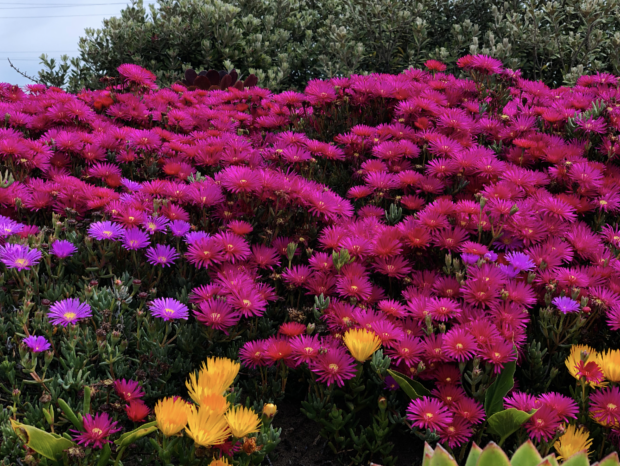
#> input picture images/sample_img.jpg, 620 x 466 px
$ python python_img_fft.py
#> lines starting #> are read from the running program, lines starting #| are printed output that depends on the picture
import numpy as np
from PIL import Image
import matplotlib.pyplot as plt
import cv2, os


# image for input
def perform_fft(img):
    # computes fast fourier transform
    fft_result = np.fft.fft2(img)
    # real and imaginary components after performing fft
    real_part = np.real(fft_result)
    imag_part = np.imag(fft_result)
    # output
    return real_part, imag_part


# define paths
script_dir = os.path.dirname(os.path.abspath(__file__))
img_folder = "images"
img = "sample_img.jpg"
imgFolder = os.path.join(script_dir, img_folder)
inputImg = os.path.join(imgFolder, img)

# load original image
original_img = cv2.imread(inputImg)
#> original_img is the input picture: shape (466, 620, 3); mean B, G, R 62.7, 45.8, 96.8
if original_img is None:
    raise FileNotFoundError(f"Image at path {inputImg} not found")

# convert the image to grayscale for FFT processing
grayscale_image = cv2.cvtColor(original_img, cv2.COLOR_BGR2GRAY)
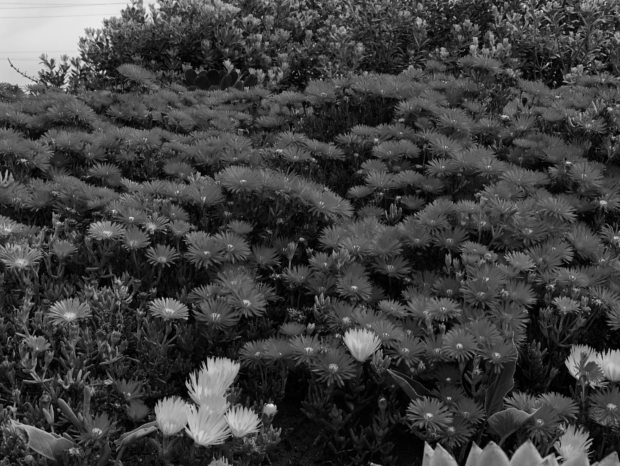
#> grayscale_image: shape (466, 620); min 0, max 234, mean 63

# perform FFT
real, imag = perform_fft(grayscale_image)
magnitude = np.log1p(np.abs(real))
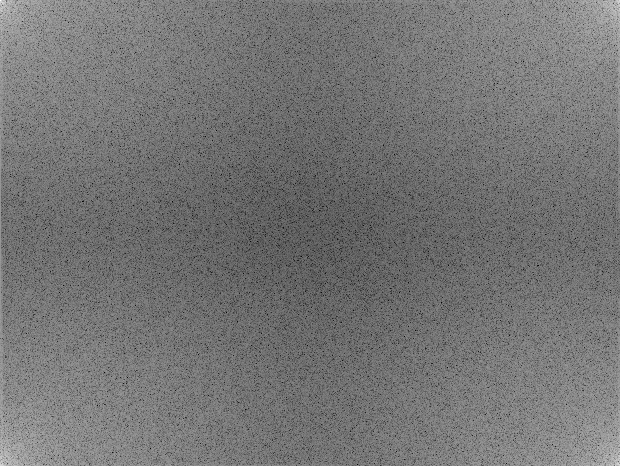
#> magnitude: shape (466, 620) float64; min 0.0189, max 16.72, mean 7.68; drawn with min black and max white
phase = np.angle(real)
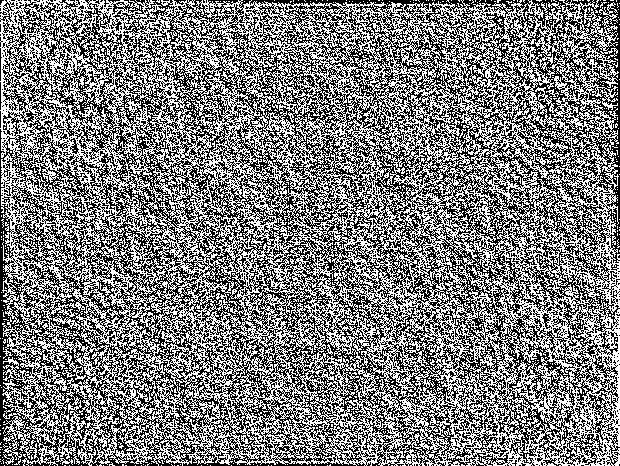
#> phase: shape (466, 620) float64; values 0 (black) and 3.14 (white), 49.3% white in thin lines or dots

# display the original colorful image and transformed images
plt.figure(figsize=(16, 8))

plt.subplot(1, 3, 1)
# convert BGR to RGB for correct color display
plt.imshow(cv2.cvtColor(original_img, cv2.COLOR_BGR2RGB))
plt.title("Original Image")

plt.subplot(1, 3, 2)
plt.imshow(magnitude, cmap="gray")
plt.title("FFT Magnitude (Python)")

plt.subplot(1, 3, 3)
plt.imshow(phase, cmap="gray")
plt.title("FFT Phase (Python)")

plt.show()
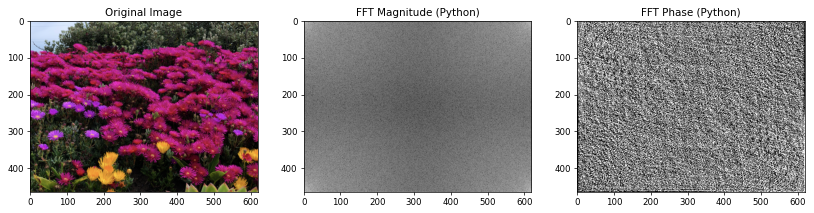
#> figure drawn by matplotlib, 3 panels
